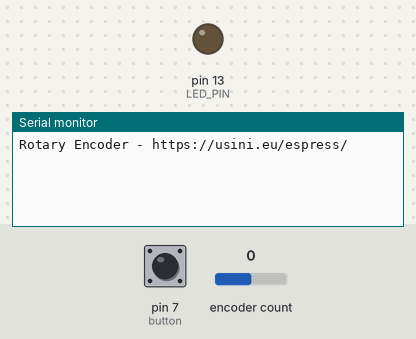
The program below on a simulated Arduino Uno, built with avr-gcc and run on an emulated ATmega328P. On the bench: output pins drawn as LEDs (lit = HIGH), the last lines printed to the serial monitor. The inputs (shaded band) are chosen by the test bench; at power-on: encoder count 0, pin 7 (button) HIGH.

Above: at 1.2 s.
1.3 s: encoder count set to 1
At 2.5 s:
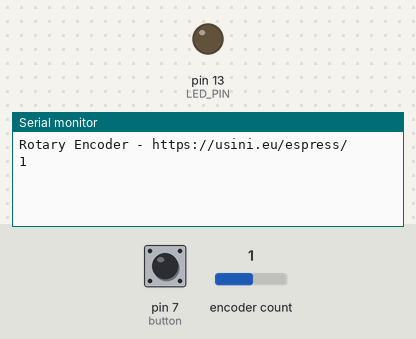
2.8 s: pin 7 (button) pulled LOW for 0.15 s
At 3.9 s:
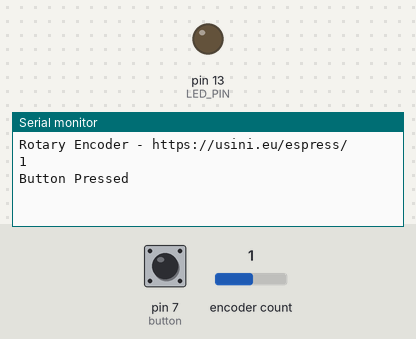

Measured:
- after the input at 1.3 s, the serial monitor: prints a new line at once (image 1)
- after the input at 2.8 s, the serial monitor: prints a new line after 0.20 s (image 2)

The program:

main.cpp
```cpp
#include <Arduino.h>
#include <ezButton.h>

#ifdef ARDUINO_UNO
#include <Encoder.h>
const int ENCODER_CLK = 5;
const int ENCODER_DT = 6;
Encoder encoder(ENCODER_CLK, ENCODER_DT);
const int LED_PIN = 13;
ezButton button(7);
#endif

#ifdef LOLIN_D32
#include <ESP32Encoder.h>
ESP32Encoder encoder;
const int LED_PIN = 5;
const int ENCODER_CLK = 17;
const int ENCODER_DT = 16;
ezButton button(4);
#endif

#ifdef M5STICKC
#include <ESP32Encoder.h>
ESP32Encoder encoder;
const int LED_PIN = 10;
const int ENCODER_CLK = 26;
const int ENCODER_DT = 36;
ezButton button(0);
#endif

#ifdef WEMOS_D1_MINI
#include "ESPRotary.h"
#define ENCODER_CLK D1
#define ENCODER_DT D2
#define CLICKS_PER_STEP 4
ezButton button(D3);
ESPRotary encoder;
const int LED_PIN = D4;
#endif

long oldPosition = 0;

#ifdef ESP8266
void rotate(ESPRotary &encoder)
{
  Serial.println(encoder.getPosition());
}
#endif

void setup()
{
  Serial.begin(115200);
  Serial.println("Rotary Encoder - https://usini.eu/espress/");
  pinMode(LED_PIN, OUTPUT);
  button.setDebounceTime(50);

#ifdef ESP32
  ESP32Encoder::useInternalWeakPullResistors = UP;
  encoder.attachSingleEdge(ENCODER_DT, ENCODER_CLK);
#endif

#ifdef ESP8266
  encoder.begin(ENCODER_DT, ENCODER_CLK, CLICKS_PER_STEP);
  encoder.setChangedHandler(rotate);
#endif
}

void loop()
{
  button.loop();
  if(button.isReleased()){
    Serial.println("Button Pressed");
  }

#ifdef ESP8266
  encoder.loop();
#endif

#ifdef ESP32
  if (oldPosition != encoder.getCount())
  {
    oldPosition = encoder.getCount();
    Serial.println(encoder.getCount());
  }
#endif

#ifdef ARDUINO_UNO
  long newPosition = encoder.read();
  if (newPosition != oldPosition)
  {
    if (newPosition == oldPosition + 4 || newPosition == oldPosition - 4)
    {
      oldPosition = newPosition;
      Serial.println(newPosition >> 2);
    }
  }
#endif
}
```
